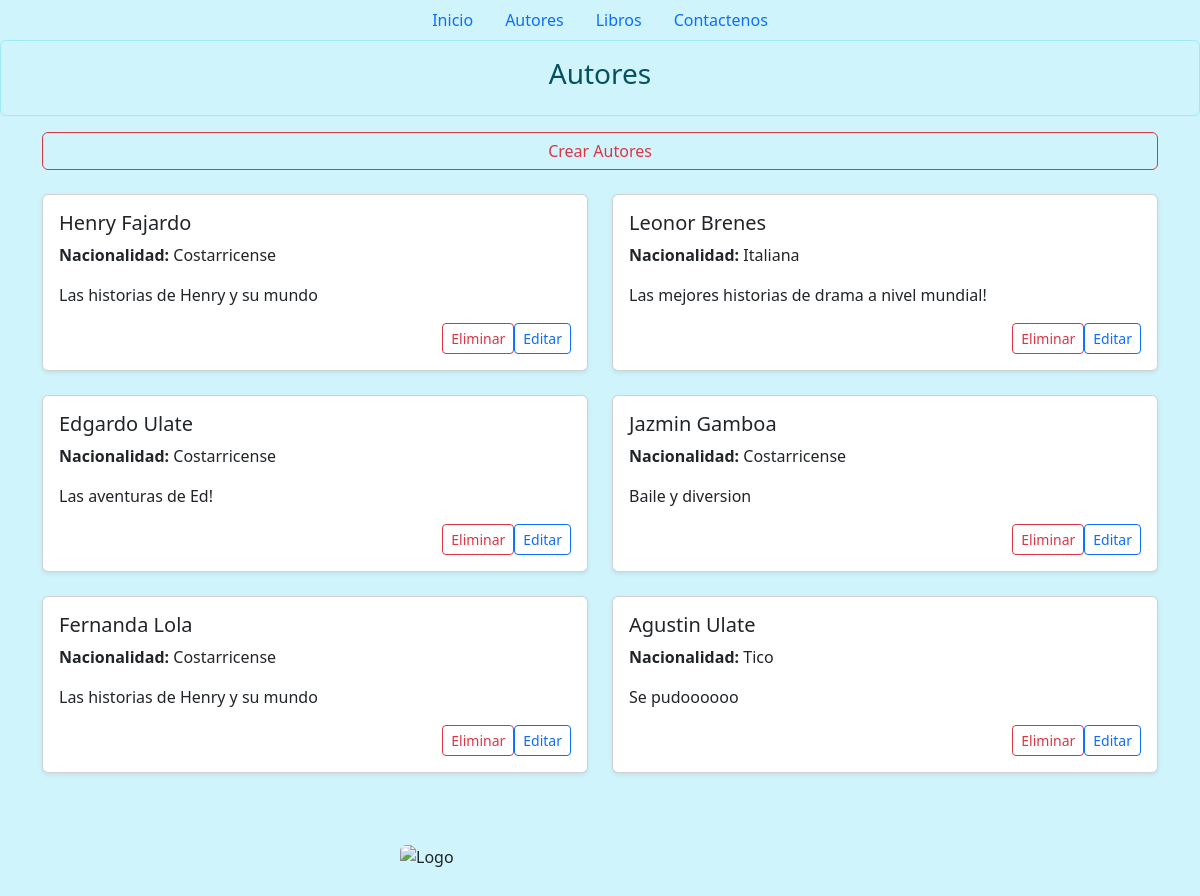
The page /autores/ on the database its author committed.
### biblioteca/models.py (models this page shows, shortened)
class Autor(models.Model):
    nombre = models.CharField(max_length=50)
    apellidos = models.CharField(max_length=70)
    nacionalidad = models.CharField(max_length=30)
    descripcion = models.TextField()

### biblioteca/views.py (the view, shortened to what this page needs)
# urls.py: path('autores/', biblioteca.autores, name='autores' ),
def autores(request):
    autores = Autor.objects.all()
    data = {
        'autores': autores
    }
    return render(request, 'autores.html', data)

### biblioteca/Templates/autores.html (shortened to what this page needs)
<!doctype html>
<html lang="en">
  {% load static %}
  <head>
    <link href="https://cdn.jsdelivr.net/npm/bootstrap@5.3.3/dist/css/bootstrap.min.css" rel="stylesheet">
  </head>
  <body class="bg-info-subtle">
    <ul class="nav justify-content-center">
      <li class="nav-item">
        <a class="nav-link active" aria-current="page" href="/">Inicio</a>
      </li>
      <li class="nav-item">
        <a class="nav-link" href="/autores">Autores</a>
      </li>
      <li class="nav-item">
        <a class="nav-link" href="/libros">Libros</a>
      </li>
      <li class="nav-item">
        <a class="nav-link" href="/contactenos">Contactenos</a>
      </li>
    </ul>
    <div class="alert alert-info text-center" role="alert">
      <h3>Autores</h3>
    </div>
    <div class="container mb-4">
      <button type="button" class="btn btn-outline-danger w-100" onclick="window.location.href='/crear_autor'">
        Crear Autores
      </button>
    </div>
    <div class="container">
      <div class="row">
        {% for autor in autores %}
        <div class="col-md-6 mb-4">
          <div class="card shadow-sm">
            <div class="card-body">
              <h5 class="card-title">{{ autor.nombre }} {{ autor.apellidos }}</h5>
              <p class="card-text"><strong>Nacionalidad:</strong> {{ autor.nacionalidad }}</p>
              <p class="card-text">{{ autor.descripcion }}</p>
              <a href="/editar_autor/{{ autor.id }}" class="btn btn-outline-primary btn-sm float-end">Editar</a>
              <form action="{% url 'eliminar_autor' id=autor.id %}" method="POST" class="float-end ms-5">
                <button type="submit" class="btn btn-outline-danger btn-sm">Eliminar</button>
              </form>
            </div>
          </div>
        </div>
        {% endfor %}
      </div>
    </div>
    <div class="container my-5">
      <img src="https://brandslogos.com/wp-content/uploads/images/large/moncler-logo.png" class="rounded mx-auto d-block" alt="Logo" style="width: 400px; height: auto;">
    </div>
  </body>
</html>

### rows shown on the page
Autor: nombre "Henry", apellidos "Fajardo", nacionalidad "Costarricense", descripcion "Las historias de Henry y su mundo"
Autor: nombre "Leonor", apellidos "Brenes", nacionalidad "Italiana", descripcion "Las mejores historias de drama a nivel mundial!"
Autor: nombre "Edgardo", apellidos "Ulate", nacionalidad "Costarricense", descripcion "Las aventuras de Ed!"
Autor: nombre "Jazmin", apellidos "Gamboa", nacionalidad "Costarricense", descripcion "Baile y diversion"
Autor: nombre "Fernanda", apellidos "Lola", nacionalidad "Costarricense", descripcion "Las historias de Henry y su mundo"
Autor: nombre "Agustin", apellidos "Ulate", nacionalidad "Tico", descripcion "Se pudoooooo"
